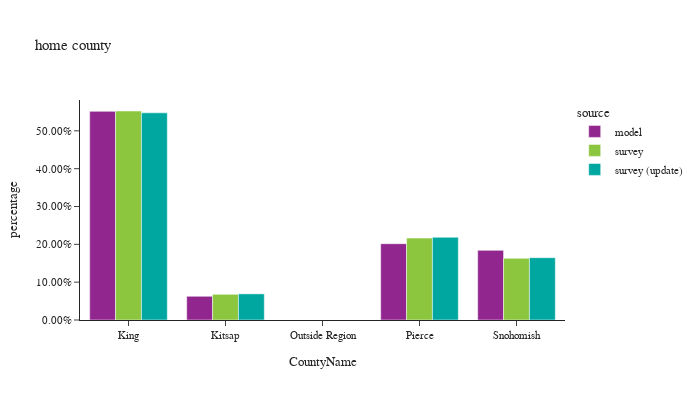

Notebook code cell kept with this figure:
### Code cell
plot_hh_stat(df_hh, 'CountyName', 'home county')

### Figure 1 — Plotly figure (JSON) as saved in the notebook; plotly's stock layout.template omitted (floating-point values rounded to 4 significant figures)
{"data": [{"alignmentgroup": "True", "customdata": [[957460], [108901], [3], [350141], [319624]], "hovertemplate": "source=model<br>CountyName=%{x}<br>percentage=%{y}<br>sample count=%{customdata[0]}<extra></extra>", "legendgroup": "model", "marker": {"color": "#91268F", "pattern": {"shape": ""}}, "name": "model", "offsetgroup": "model", "orientation": "v", "showlegend": true, "textposition": "auto", "type": "bar", "x": ["King", "Kitsap", "Outside Region", "Pierce", "Snohomish"], "xaxis": "x", "y": [0.5515, 0.06273, 1.728e-06, 0.2017, 0.1841], "yaxis": "y"}, {"alignmentgroup": "True", "customdata": [[2745], [191], [447], [383]], "hovertemplate": "source=survey<br>CountyName=%{x}<br>percentage=%{y}<br>sample count=%{customdata[0]}<extra></extra>", "legendgroup": "survey", "marker": {"color": "#8CC63E", "pattern": {"shape": ""}}, "name": "survey", "offsetgroup": "survey", "orientation": "v", "showlegend": true, "textposition": "auto", "type": "bar", "x": ["King", "Kitsap", "Pierce", "Snohomish"], "xaxis": "x", "y": [0.5524, 0.06794, 0.2165, 0.1631], "yaxis": "y"}, {"alignmentgroup": "True", "customdata": [[2590], [184], [426], [369]], "hovertemplate": "source=survey (update)<br>CountyName=%{x}<br>percentage=%{y}<br>sample count=%{customdata[0]}<extra></extra>", "legendgroup": "survey (update)", "marker": {"color": "#00A7A0", "pattern": {"shape": ""}}, "name": "survey (update)", "offsetgroup": "survey (update)", "orientation": "v", "showlegend": true, "textposition": "auto", "type": "bar", "x": ["King", "Kitsap", "Pierce", "Snohomish"], "xaxis": "x", "y": [0.5476, 0.06909, 0.2186, 0.1648], "yaxis": "y"}], "layout": {"barmode": "group", "font": {"size": 11}, "height": 400, "legend": {"title": {"text": "source"}, "tracegroupgap": 0}, "title": {"text": "home county"}, "width": 700, "xaxis": {"anchor": "y", "domain": [0, 1], "title": {"text": "CountyName"}}, "yaxis": {"anchor": "x", "domain": [0, 1], "tickformat": ".2%", "title": {"text": "percentage"}}}}
